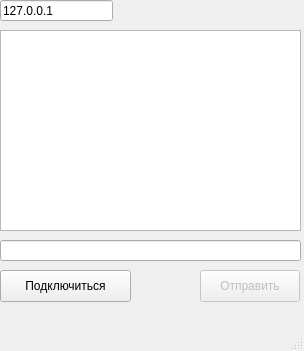
<?xml version="1.0" encoding="UTF-8"?>
<ui version="4.0">
 <class>ClientWindow</class>
 <widget class="QMainWindow" name="ClientWindow">
  <property name="geometry">
   <rect>
    <x>0</x>
    <y>0</y>
    <width>304</width>
    <height>351</height>
   </rect>
  </property>
  <property name="windowTitle">
   <string>ClientWindow</string>
  </property>
  <widget class="QWidget" name="centralwidget">
   <widget class="QPushButton" name="connectButton">
    <property name="geometry">
     <rect>
      <x>0</x>
      <y>270</y>
      <width>131</width>
      <height>32</height>
     </rect>
    </property>
    <property name="text">
     <string>Подключиться</string>
    </property>
   </widget>
   <widget class="QPushButton" name="sendButton">
    <property name="enabled">
     <bool>false</bool>
    </property>
    <property name="geometry">
     <rect>
      <x>200</x>
      <y>270</y>
      <width>100</width>
      <height>32</height>
     </rect>
    </property>
    <property name="text">
     <string>Отправить</string>
    </property>
   </widget>
   <widget class="QTextEdit" name="log">
    <property name="geometry">
     <rect>
      <x>0</x>
      <y>30</y>
      <width>301</width>
      <height>201</height>
     </rect>
    </property>
    <property name="readOnly">
     <bool>true</bool>
    </property>
   </widget>
   <widget class="QLineEdit" name="input">
    <property name="geometry">
     <rect>
      <x>0</x>
      <y>240</y>
      <width>301</width>
      <height>21</height>
     </rect>
    </property>
   </widget>
   <widget class="QLineEdit" name="ipEdit">
    <property name="geometry">
     <rect>
      <x>0</x>
      <y>0</y>
      <width>113</width>
      <height>21</height>
     </rect>
    </property>
    <property name="text">
     <string>127.0.0.1</string>
    </property>
   </widget>
  </widget>
  <widget class="QMenuBar" name="menubar">
   <property name="geometry">
    <rect>
     <x>0</x>
     <y>0</y>
     <width>304</width>
     <height>24</height>
    </rect>
   </property>
  </widget>
  <widget class="QStatusBar" name="statusbar"/>
 </widget>
 <resources/>
 <connections/>
</ui>
